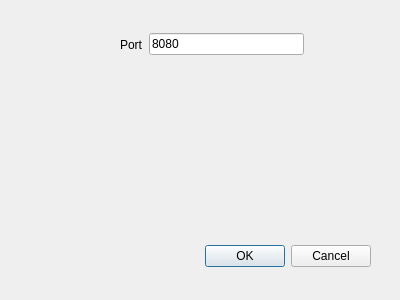
<?xml version="1.0" encoding="UTF-8"?>
<ui version="4.0">
 <class>ParametersDialog</class>
 <widget class="QDialog" name="ParametersDialog">
  <property name="windowModality">
   <enum>Qt::WindowModal</enum>
  </property>
  <property name="geometry">
   <rect>
    <x>0</x>
    <y>0</y>
    <width>400</width>
    <height>300</height>
   </rect>
  </property>
  <property name="windowTitle">
   <string>Parameters</string>
  </property>
  <property name="modal">
   <bool>true</bool>
  </property>
  <widget class="QDialogButtonBox" name="buttonBox">
   <property name="geometry">
    <rect>
     <x>30</x>
     <y>240</y>
     <width>341</width>
     <height>32</height>
    </rect>
   </property>
   <property name="orientation">
    <enum>Qt::Horizontal</enum>
   </property>
   <property name="standardButtons">
    <set>QDialogButtonBox::Cancel|QDialogButtonBox::Ok</set>
   </property>
  </widget>
  <widget class="QWidget" name="">
   <property name="geometry">
    <rect>
     <x>120</x>
     <y>30</y>
     <width>184</width>
     <height>29</height>
    </rect>
   </property>
   <layout class="QHBoxLayout" name="horizontalLayout">
    <item>
     <widget class="QLabel" name="label">
      <property name="text">
       <string>Port</string>
      </property>
     </widget>
    </item>
    <item>
     <widget class="QLineEdit" name="portEdit">
      <property name="toolTip">
       <string extracomment="Port Number">Port Number</string>
      </property>
      <property name="toolTipDuration">
       <number>5</number>
      </property>
      <property name="inputMask">
       <string/>
      </property>
      <property name="text">
       <string>8080</string>
      </property>
      <property name="echoMode">
       <enum>QLineEdit::Normal</enum>
      </property>
     </widget>
    </item>
   </layout>
  </widget>
 </widget>
 <resources/>
 <connections>
  <connection>
   <sender>buttonBox</sender>
   <signal>accepted()</signal>
   <receiver>ParametersDialog</receiver>
   <slot>accept()</slot>
   <hints>
    <hint type="sourcelabel">
     <x>248</x>
     <y>254</y>
    </hint>
    <hint type="destinationlabel">
     <x>157</x>
     <y>274</y>
    </hint>
   </hints>
  </connection>
  <connection>
   <sender>buttonBox</sender>
   <signal>rejected()</signal>
   <receiver>ParametersDialog</receiver>
   <slot>reject()</slot>
   <hints>
    <hint type="sourcelabel">
     <x>316</x>
     <y>260</y>
    </hint>
    <hint type="destinationlabel">
     <x>286</x>
     <y>274</y>
    </hint>
   </hints>
  </connection>
 </connections>
</ui>
